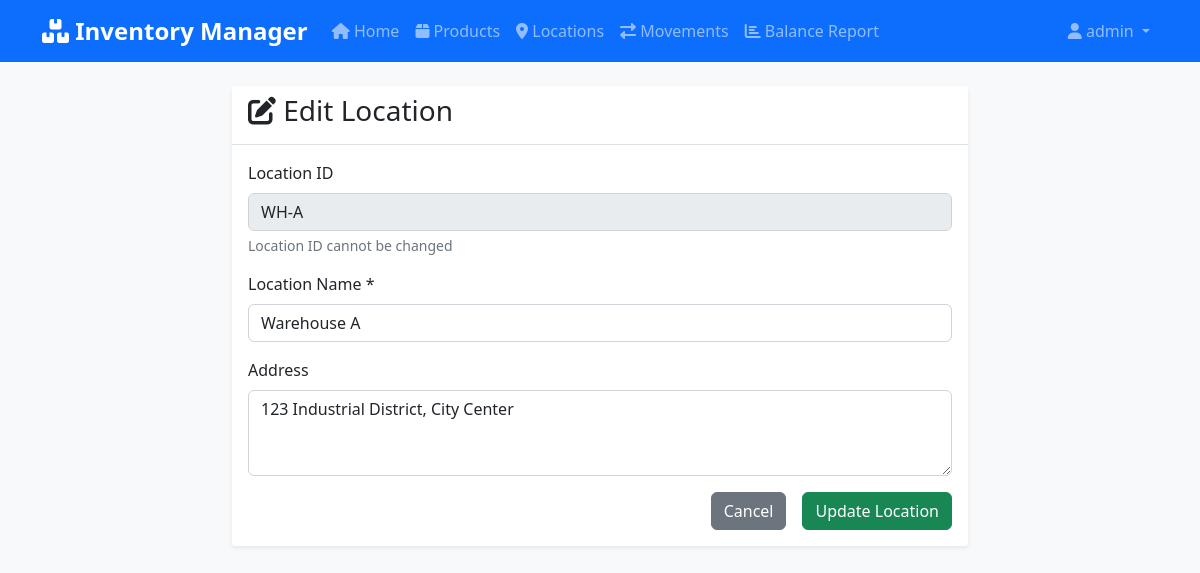
The app's page /locations/edit/WH-A (signed in) with its own data.
### app.py (models this page shows, shortened)
class User(UserMixin, db.Model):
    id = db.Column(db.Integer, primary_key=True)
    username = db.Column(db.String(80), unique=True, nullable=False)
    email = db.Column(db.String(120), unique=True, nullable=False)
    password_hash = db.Column(db.String(120), nullable=False)

class Location(db.Model):
    location_id = db.Column(db.String(50), primary_key=True)
    name = db.Column(db.String(100), nullable=False)
    address = db.Column(db.Text)

### app.py (the view)
@app.route('/locations/edit/<location_id>', methods=['GET', 'POST'])
@login_required
def edit_location(location_id):
    location = Location.query.get_or_404(location_id)
    if request.method == 'POST':
        location.name = request.form['name']
        location.address = request.form['address']
        db.session.commit()
        flash('Location updated successfully!', 'success')
        return redirect(url_for('locations'))
    return render_template('edit_location.html', location=location)

### app.py (called while the page is built)
@login_manager.user_loader
def load_user(user_id):
    return User.query.get(int(user_id))

### templates/edit_location.html (shortened to what this page needs)
{% extends "base.html" %}
{% block content %}
<div class="row justify-content-center">
    <div class="col-md-8">
        <div class="card">
            <div class="card-header">
                <h3><i class="fas fa-edit"></i> Edit Location</h3>
            </div>
            <div class="card-body">
                <form method="POST">
                    <div class="mb-3">
                        <label for="location_id" class="form-label">Location ID</label>
                        <input type="text" class="form-control" id="location_id" value="{{ location.location_id }}" readonly>
                        <div class="form-text">Location ID cannot be changed</div>
                    </div>
                    <div class="mb-3">
                        <label for="name" class="form-label">Location Name *</label>
                        <input type="text" class="form-control" id="name" name="name" value="{{ location.name }}" required>
                    </div>
                    <div class="mb-3">
                        <label for="address" class="form-label">Address</label>
                        <textarea class="form-control" id="address" name="address" rows="3">{{ location.address or '' }}</textarea>
                    </div>
                    <div class="d-grid gap-2 d-md-flex justify-content-md-end">
                        <a href="{{ url_for('locations') }}" class="btn btn-secondary me-md-2">Cancel</a>
                        <button type="submit" class="btn btn-success">Update Location</button>
                    </div>
                </form>
            </div>
        </div>
    </div>
</div>
{% endblock %}

### templates/base.html (shortened to what this page needs)
<!DOCTYPE html>
<html lang="en">
<head>
    <link href="https://cdn.jsdelivr.net/npm/bootstrap@5.1.3/dist/css/bootstrap.min.css" rel="stylesheet">
    <link href="https://cdnjs.cloudflare.com/ajax/libs/font-awesome/6.0.0/css/all.min.css" rel="stylesheet">
    <link href="{{ url_for('static', filename='css/style.css') }}" rel="stylesheet">
</head>
<body>
    <nav class="navbar navbar-expand-lg navbar-dark bg-primary">
        <div class="container">
            <a class="navbar-brand" href="{{ url_for('index') }}">
                <i class="fas fa-boxes"></i> Inventory Manager
            </a>
            <div class="collapse navbar-collapse" id="navbarNav">
                <ul class="navbar-nav me-auto">
                    <li class="nav-item">
                        <a class="nav-link" href="{{ url_for('index') }}">
                            <i class="fas fa-home"></i> Home
                        </a>
                    </li>
                    <li class="nav-item">
                        <a class="nav-link" href="{{ url_for('products') }}">
                            <i class="fas fa-box"></i> Products
                        </a>
                    </li>
                    <li class="nav-item">
                        <a class="nav-link" href="{{ url_for('locations') }}">
                            <i class="fas fa-map-marker-alt"></i> Locations
                        </a>
                    </li>
                    <li class="nav-item">
                        <a class="nav-link" href="{{ url_for('movements') }}">
                            <i class="fas fa-exchange-alt"></i> Movements
                        </a>
                    </li>
                    <li class="nav-item">
                        <a class="nav-link" href="{{ url_for('balance') }}">
                            <i class="fas fa-chart-bar"></i> Balance Report
                        </a>
                    </li>
                </ul>
                <ul class="navbar-nav">
                    {% if current_user.is_authenticated %}
                        <li class="nav-item dropdown">
                            <a class="nav-link dropdown-toggle" href="#" id="navbarDropdown" role="button" data-bs-toggle="dropdown">
                                <i class="fas fa-user"></i> {{ current_user.username }}
                            </a>
                        </li>
                    {% endif %}
                </ul>
            </div>
        </div>
    </nav>
    <div class="container mt-4">
        {% block content %}{% endblock %}
    </div>
</body>
</html>

### static/css/style.css (style rules this page uses)
body { background-color: #f8f9fa; font-family: 'Segoe UI', Tahoma, Geneva, Verdana, sans-serif; }
.navbar-brand { font-weight: bold; font-size: 1.5rem; }
.navbar-nav .nav-link { font-weight: 500; transition: color 0.3s ease; }
.card { border: none; box-shadow: 0 0.125rem 0.25rem rgba(0, 0, 0, 0.075); transition: box-shadow 0.15s ease-in-out; }
.card-header { background-color: #fff; border-bottom: 1px solid #dee2e6; font-weight: 600; }
.btn { font-weight: 500; border-radius: 0.375rem; transition: all 0.15s ease-in-out; }
.form-control, .form-select { border-radius: 0.375rem; border: 1px solid #ced4da; transition: border-color 0.15s ease-in-out, box-shadow 0.15s ease-in-out; }

### records on screen
User: username "admin"
Location: location_id "WH-A", name "Warehouse A", address "123 Industrial District, City Center"
